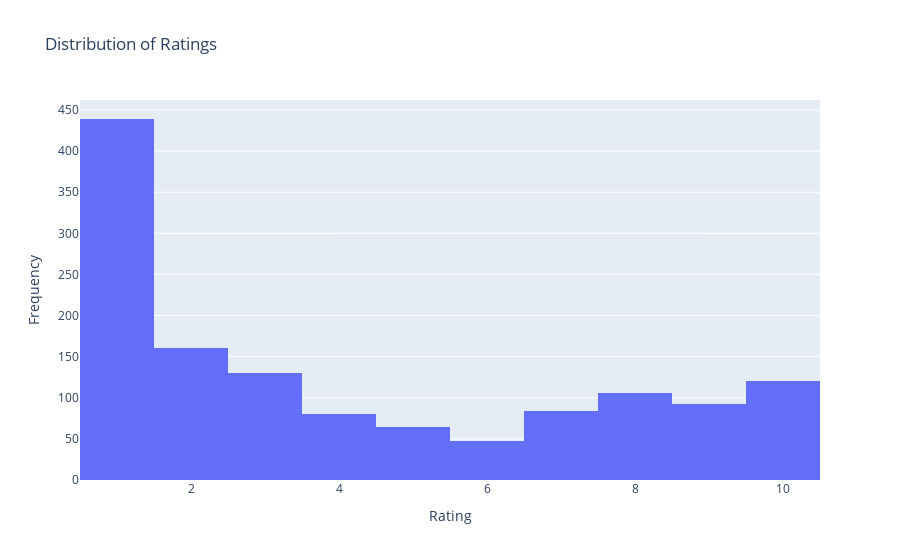
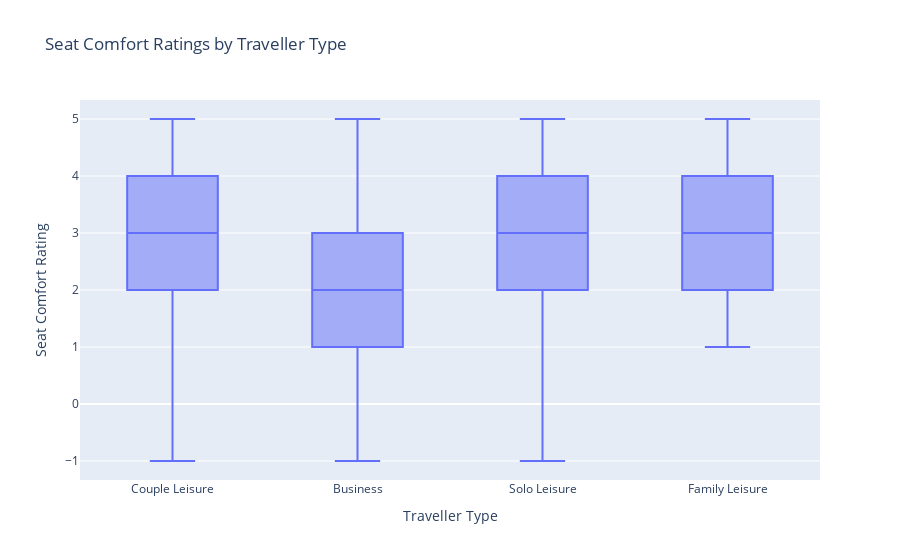

Write notebook code for charts like these, in order.
### Code cell
import pandas as pd
import plotly.express as px

data = pd.read_csv('British_Airways_dataset Skytrax.csv')

# 1. Histogram of ratings
fig = px.histogram(data, x='rating', title='Distribution of Ratings')
fig.update_layout(xaxis_title='Rating', yaxis_title='Frequency')
fig.show()

# 2. Box plot of seat comfort ratings by traveller type
fig = px.box(data, x='traveller_type', y='seat_comfort', title='Seat Comfort Ratings by Traveller Type')
fig.update_layout(xaxis_title='Traveller Type', yaxis_title='Seat Comfort Rating')
fig.show()

### Figure 1 — Plotly figure (JSON) as saved in the notebook; plotly's stock layout.template omitted (floating-point values rounded to 4 significant figures; data arrays with more than 128 entries replaced by an {"elided": "..."} marker saying what was removed)
{"data": [{"alignmentgroup": "True", "bingroup": "x", "hovertemplate": "rating=%{x}<br>count=%{y}<extra></extra>", "legendgroup": "", "marker": {"color": "#636efa", "pattern": {"shape": ""}}, "name": "", "offsetgroup": "", "orientation": "v", "showlegend": false, "type": "histogram", "x": {"elided": "1324 int values"}, "xaxis": "x", "yaxis": "y"}], "layout": {"autosize": true, "barmode": "relative", "legend": {"tracegroupgap": 0}, "title": {"text": "Distribution of Ratings"}, "xaxis": {"anchor": "y", "autorange": true, "domain": [0, 1], "range": [0.5, 10.5], "title": {"text": "Rating"}, "type": "linear"}, "yaxis": {"anchor": "x", "autorange": true, "domain": [0, 1], "range": [0, 462.1], "title": {"text": "Frequency"}}}}

### Figure 2 — Plotly figure (JSON) as saved in the notebook; plotly's stock layout.template omitted (floating-point values rounded to 4 significant figures; data arrays with more than 128 entries replaced by an {"elided": "..."} marker saying what was removed)
{"data": [{"alignmentgroup": "True", "hovertemplate": "traveller_type=%{x}<br>seat_comfort=%{y}<extra></extra>", "legendgroup": "", "marker": {"color": "#636efa"}, "name": "", "notched": false, "offsetgroup": "", "orientation": "v", "showlegend": false, "type": "box", "x": {"elided": "1324 str values"}, "x0": " ", "xaxis": "x", "y": {"elided": "1324 int values"}, "y0": " ", "yaxis": "y"}], "layout": {"autosize": true, "boxmode": "group", "legend": {"tracegroupgap": 0}, "title": {"text": "Seat Comfort Ratings by Traveller Type"}, "xaxis": {"anchor": "y", "autorange": true, "domain": [0, 1], "range": [-0.5, 3.5], "title": {"text": "Traveller Type"}, "type": "category"}, "yaxis": {"anchor": "x", "autorange": true, "domain": [0, 1], "range": [-1.333, 5.333], "title": {"text": "Seat Comfort Rating"}, "type": "linear"}}}
